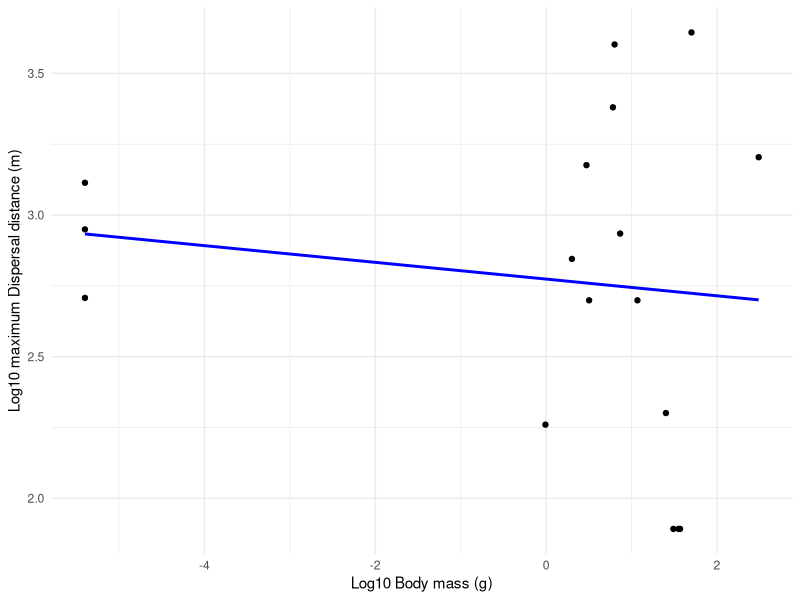
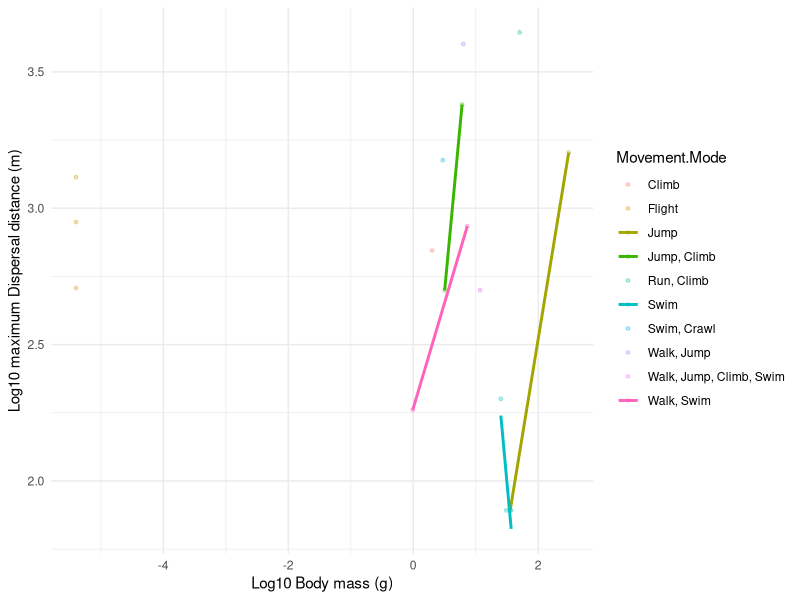
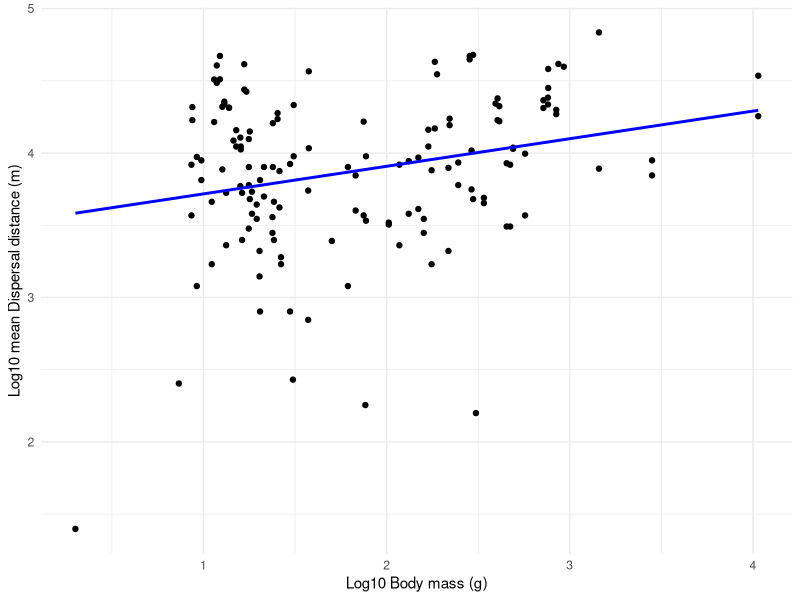

Write R code to recreate these figures, in order. (Note: this script raises an error after producing the figures.)
library(tidyverse)
library(dplyr)

setwd('C:/Users/xr49abiw/Documents/DispersalProject/data')

db5 <- read.csv("DispersalTransformed.csv")

#### Filtering and summarising data for mean, median, and maximum distances ####
maxdb <- filter(db5, Statistic == "Maximum")
maxdb <- maxdb |>
  filter(!is.na(Movement.Mode))

meandb <- filter(db5, Statistic == "Mean")
meandb <- meandb |>
  filter(!is.na(Movement.Mode))

meddb <- filter(db5, Statistic == "Median")
meddb <- meddb |>
  filter(!is.na(Movement.Mode))

#### Linear regression for maximum ####
# Log10 transform
log10_Body.mass_max <- log10(maxdb$Body.mass)
log10_Distance_max <- log10(maxdb$Value)

# Linear regression model and extracting the slope (coefficient)
regression_max  <- lm(log10_Distance_max ~ log10_Body.mass_max, data = maxdb)
summary(regression_max)

# Create a scatter plot 
scatter_plot_max <- ggplot(maxdb, aes(x = log10_Body.mass_max, y = log10_Distance_max)) +
  geom_point() +
  geom_smooth(method = "lm", se = FALSE, color = "blue") +
  labs(x = "Log10 Body mass (g)", y = "Log10 maximum Dispersal distance (m)") +
  theme_minimal()

print(scatter_plot_max)

#### Linear regression for maximum (differentiated by Movement Mode) ####
# Filtering for maximum distances and grouping by Movement Mode
maxmovdb <- filter(db5, Statistic == "Maximum") |>
  group_by(Movement.Mode)

maxmovdb <- maxmovdb |>
  filter(!is.na(Movement.Mode))
# Log10 transform
maxmovdb <- maxmovdb |>
  mutate(log10_Body.mass = log10(Body.mass),
         log10_Distance = log10(Value))

# Linear regression model for each Movement Mode and extracting the slopes (coefficients)
regressions_maxmov <- maxmovdb |>
  group_by(Movement.Mode) |>
  do(model = lm(log10_Distance ~ log10_Body.mass, data = .))

# Summarize the regression models
summaries <- regressions_maxmov |>
  group_map(~ summary(.x$model))

# Create scatter plots for each Movement Mode
scatter_plots_maxmov <- maxmovdb |>
  ggplot(aes(x = log10_Body.mass, y = log10_Distance, color = Movement.Mode)) +
  geom_point(size = 1, alpha = 0.3) +  # Adjust size and transparency
  geom_smooth(method = "lm", se = FALSE) +
  labs(x = "Log10 Body mass (g)", y = "Log10 maximum Dispersal distance (m)") +
  theme_minimal()

print(scatter_plots_maxmov)

# Print regression summaries
print(summaries)


#### Linear regression for mean ####
# Log10 transform
log10_Body.mass_mean <- log10(meandb$Body.mass)
log10_Distance_mean <- log10(meandb$Value)

# Linear regression model and extracting the slope (coefficient)
regression_mean  <- lm(log10_Distance_mean ~ log10_Body.mass_mean, data = meandb)
summary(regression_mean)

# Create a scatter plot 
scatter_plot_mean <- ggplot(meandb, aes(x = log10_Body.mass_mean, y = log10_Distance_mean)) +
  geom_point() +
  geom_smooth(method = "lm", se = FALSE, color = "blue") +
  labs(x = "Log10 Body mass (g)", y = "Log10 mean Dispersal distance (m)") +
  theme_minimal()

print(scatter_plot_mean)

#### Linear regression for median ####
# Log10 transform
log10_Body.mass_med <- log10(meddb$Body.mass)
log10_Distance_med <- log10(meddb$Value)

# Linear regression model and extracting the slope (coefficient)
regression_med  <- lm(log10_Distance_med ~ log10_Body.mass_med, data = meddb)
summary(regression_med)

# Create a scatter plot 
scatter_plot_med <- ggplot(meddb, aes(x = log10_Body.mass_med, y = log10_Distance_med)) +
  geom_point() +
  geom_smooth(method = "lm", se = FALSE, color = "blue") +
  labs(x = "Log10 Body mass (g)", y = "Log10 median Dispersal distance (m)") +
  theme_minimal()

print(scatter_plot_med)
